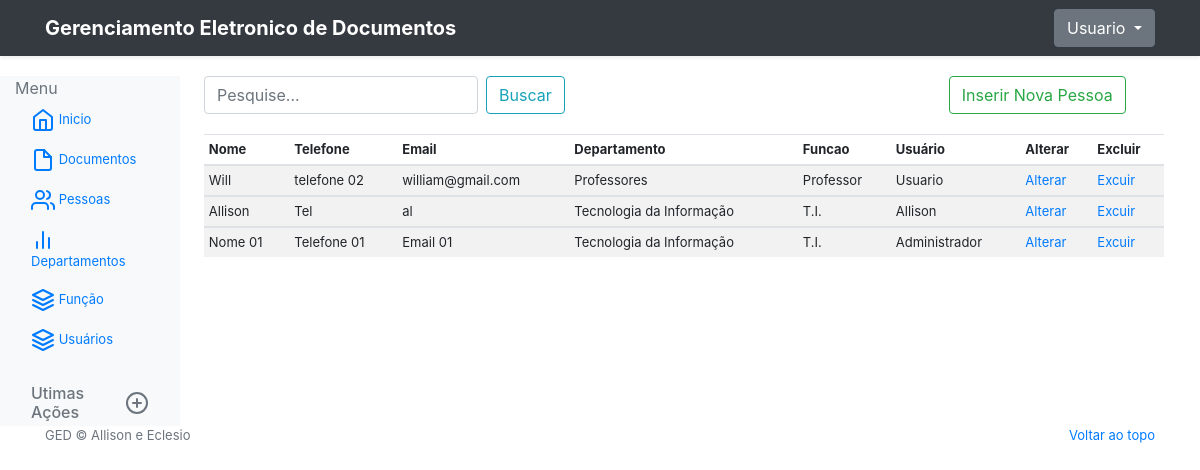
/dashboard/pessoas (signed in), run on the app's committed database.
### GED/models.py (models this page shows, shortened)
class Pessoa(models.Model):
    nome = models.CharField(max_length=100)
    endereco = models.CharField(max_length=150, null = True)
    telefone = models.CharField(max_length=20, null = True)
    email = models.CharField(max_length=200, null = True)
    departamento = models.ForeignKey(Departamento, on_delete=models.PROTECT, null = True)
    funcao = models.ForeignKey(Funcao, on_delete=models.PROTECT, null = True)
    user = models.OneToOneField(User, on_delete=models.CASCADE, default=None, blank=True, null = True)

class Departamento(models.Model):
    nome = models.CharField(max_length=100)
    ramal = models.CharField(max_length=50)
    def __str__(self):
        return self.nome

class Funcao(models.Model):
    class Meta:
        verbose_name = 'Função'
        verbose_name_plural = 'Funções'
    nome = models.CharField(max_length=100)
    def __str__(self):
        return self.nome

### GED/views.py (the view)
# urls.py: path('dashboard/pessoas', dashboard_pessoas, name='dashboard_pessoas'),
@login_required
def dashboard_pessoas(request):
    pessoa = Pessoa.objects.all()
    return render(request, 'details_people.html', {'pessoa': pessoa})

### GED/templates/details_people.html (shortened to what this page needs)
{% extends "base-menu.html" %}
{% block main %}
<div class="search-field">
    <form action="{% url 'dashboard_busca_documentos' %}" method="POST" class="form-inline my-2 my-lg-0">
        <input name="consulta" class="form-control mr-sm-2" type="search" placeholder="Pesquise..." aria-label="Search">
        <button class="btn btn-outline-info my-2 my-sm-0" type="submit">Buscar</button>
    </form>
    <div style="margin-left: 40%">
        <form action="{% url 'create_pessoa' %}">
            <button class="btn btn-outline-success my-2 my-sm-0" type="submit">Inserir Nova Pessoa</button>
        </form>
    </div>
</div>
<div class="table-responsive">
    <table class="table table-striped table-sm">
        <thead>
            <tr>
                <th>Nome</th>
                <th>Telefone</th>
                <th>Email</th>
                <th>Departamento</th>
                <th>Funcao</th>
                <th>Usuário</th>
                <th>Alterar</th>
                <th>Excluir</th>
            </tr>
        </thead>
        {% for people in pessoa %}
        <tbody>
            <tr>
                <td>{{ people.nome }}</td>
                <td>{{ people.telefone }}</td>
                <td>{{ people.email }}</td>
                <td>{{ people.departamento }}</td>
                <td>{{ people.funcao }}</td>
                <td>{{ people.user }}</td>
                <td><a href="{% url 'update_pessoa' people.id %}">Alterar</a></td>
                <td><a href="{% url 'delete_pessoa' people.id %}">Excuir</a></td>
            </tr>
        </tbody>
        {% endfor %}
    </table>
</div>
{% endblock main %}

### GED/templates/base-menu.html (shortened to what this page needs)
<!DOCTYPE html>
<html lang="en">
<head>
    <link rel="stylesheet" href="https://stackpath.bootstrapcdn.com/bootstrap/4.3.1/css/bootstrap.min.css"
>
</head>
<body>
        <div class="navbar navbar-dark bg-dark shadow-sm" style="margin-bottom: 20px;">
            <div class="container d-flex justify-content-between">
                <a href="http://localhost:8000/" class="navbar-brand d-flex align-items-center">
                    <strong>Gerenciamento Eletronico de Documentos</strong>
                </a>
                <div class="dropdown">
                    <a class="btn btn-secondary dropdown-toggle" href="#" role="button" id="dropdownMenuLink" data-toggle="dropdown" aria-haspopup="true" aria-expanded="false">
                        {{ user.username }}
                    </a>
                </div>
            </div>
        </div>
    <div class="row">
        <nav class="col-md-2 d-none d-md-block bg-light sidebar">
            <span style="font-size:1rem; color:#6c757d !important; text-align:left">Menu</span>
            <div class="sidebar-sticky">
                <ul class="nav flex-column">
                    <li class="nav-item">
                        <a class="nav-link active" href="{% url 'dashboard' %}">
                            <span data-feather="home"></span>
                            Inicio <span class="sr-only">(atual)</span>
                        </a>
                    </li>
                    <li class="nav-item">
                        <a class="nav-link" href="{% url 'dashboard_documentos' %}">
                            <span data-feather="file"></span>
                            Documentos
                        </a>
                    </li>
                    <li class="nav-item">
                        <a class="nav-link" href="{% url 'dashboard_pessoas' %}">
                            <span data-feather="users"></span>
                            Pessoas
                        </a>
                    </li>
                    <li class="nav-item">
                        <a class="nav-link" href="{% url 'dashboard_departamentos' %}">
                            <span data-feather="bar-chart-2"></span>
                            Departamentos
                        </a>
                    </li>
                    <li class="nav-item">
                            <a class="nav-link" href="#">
                                <span data-feather="layers"></span>
                                Função
                            </a>
                        </li>
                    <li class="nav-item">
                        <a class="nav-link" href="#">
                            <span data-feather="layers"></span>
                            Usuários
                        </a>
                    </li>
                </ul>
                <h6 class="sidebar-heading d-flex justify-content-between align-items-center px-3 mt-4 mb-1 text-muted">
                    <span>Utimas Ações</span>
                    <a class="d-flex align-items-center text-muted" href="#">
                        <span data-feather="plus-circle"></span>
                    </a>
                </h6>
            </div>
        </nav>
        <main role="main col-md-10" style="width: 80%;">
            {% block main %}
            {% endblock main %}
        </main>
    </div>
    <footer class="text-muted">
        <div class="container">
            <p class="float-right">
                <a href="#">Voltar ao topo</a>
            </p>
            <p>GED &copy; Allison e Eclesio</p>
        </div>
    </footer>
</body>
</html>

### GED/templates/base-menu.html (style rules this page uses)
body { font-size: 13px; }
.row { margin-right: 0; margin-left: 0; }
.col, .col-1, .col-10, .col-11, .col-12, .col-2, .col-3, .col-4, .col-5, .col-6, .col-7, .col-8, .col-9, .col-auto, .col-lg, .col-lg-1, .col-lg-10, .col-lg-11, .col-lg-12, .col-lg-2, .col-lg-3, .col-lg-4, .col-lg-5, .col-lg-6, .col-lg-7, .col-lg-8, .col-lg-9, .col-lg-auto, .col-md, .col-md-1, .col-md-10, .col-md-11, .col-md-12, .col-md-2, .col-md-3, .col-md-4, .col-md-5, .col-md-6, .col-md-7, .col-md-8, .col-md-9, .col-md-auto, .col-sm, .col-sm-1, .col-sm-10, .col-sm-11, .col-sm-12, .col-sm-2, .col-sm-3, .col-sm-4, .col-sm-5, .col-sm-6, .col-sm-7, .col-sm-8, .col-sm-9, .col-sm-auto, .col-xl, .col-xl-1, .col-xl-10, .col-xl-11, .col-xl-12, .col-xl-2, .col-xl-3, .col-xl-4, .col-xl-5, .col-xl-6, .col-xl-7, .col-xl-8, .col-xl-9, .col-xl-auto { margin-right: 2%; }
@media (min-width: 68px) { .col-md-2 { flex: 0 0 16.666667%; max-width: 15%; } }

### GED/templates/details_people.html (style rules this page uses)
.search-field { margin-bottom: 20px; display: flex; }

### data on the page
Pessoa: nome "Will", telefone "telefone 02", email "william@gmail.com", departamento "Professores", funcao "Professor", user "Usuario"
Pessoa: nome "Allison", telefone "Tel", email "al", departamento "Tecnologia da Informação", funcao "T.I.", user "Allison"
Pessoa: nome "Nome 01", telefone "Telefone 01", email "Email 01", departamento "Tecnologia da Informação", funcao "T.I.", user "Administrador"

### other printed values
{{ user.username }} "Usuario"
